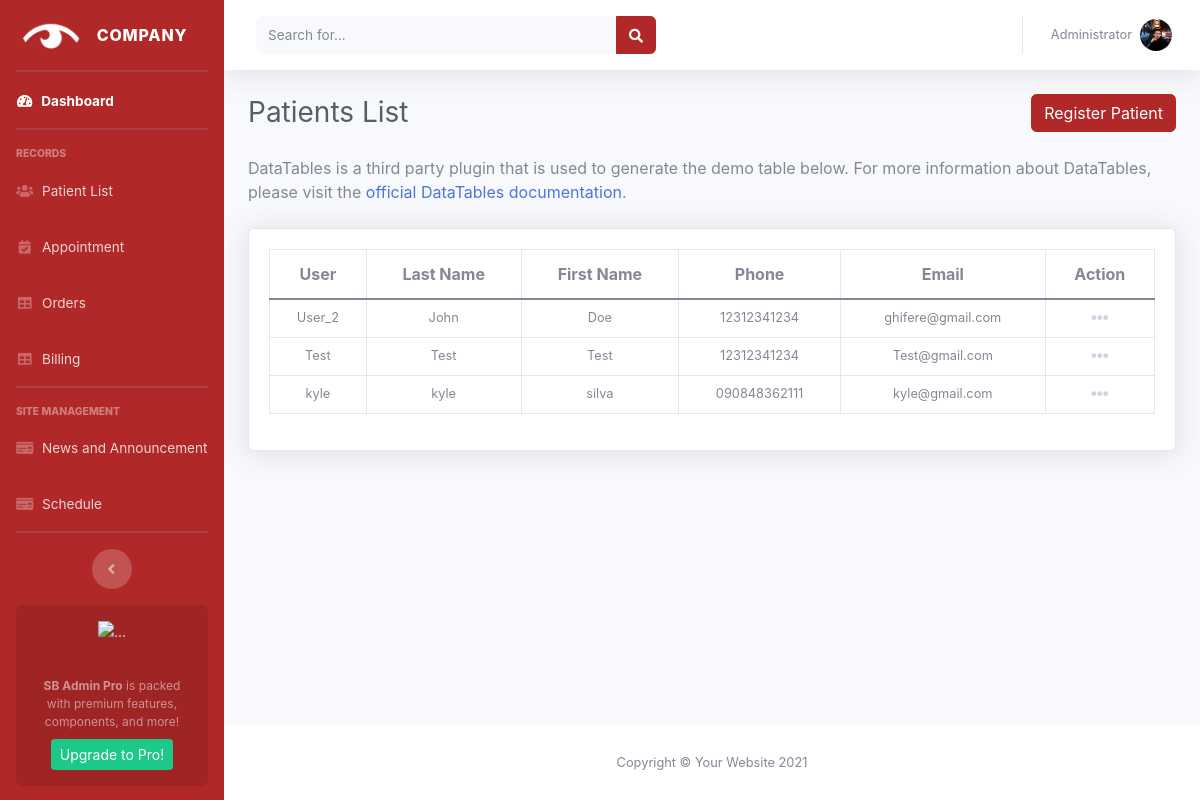
Screenshot of /patient_list/ (signed in) with the database file from the repository.
### accounts/models.py (models this page shows, shortened)
class Account(models.Model):
    user = models.OneToOneField(
        User, null=True, blank=True, on_delete=models.CASCADE)
    first_name = models.CharField(max_length=200, null=True, blank=True)
    middle_name = models.CharField(max_length=200, null=True, blank=True)
    last_name = models.CharField(max_length=200, null=True, blank=True)
    occupation = models.CharField(max_length=200, null=True, blank=True)
    phone = models.CharField(max_length=200, null=True, blank=True)
    email = models.CharField(max_length=200, null=True, blank=True)
    profile_pic = models.ImageField(
        default="pexels-misael-garcia-1707828.jpg", null=True, blank=True)
    birthday = models.DateField(null=True, blank=True)
    gender = models.CharField(max_length=200, null=True, blank=True)
    street = models.CharField(max_length=200, null=True, blank=True)
    barangay = models.CharField(max_length=200, null=True, blank=True)
    city = models.CharField(max_length=200, null=True, blank=True)
    zip = models.CharField(max_length=200, null=True, blank=True)

### accounts/decorators.py (the view)
        def wrapper_func(request, *args, **kwargs):
            group = None
            if request.user.groups.exists():
                group = request.user.groups.all()[0].name
            if group in allowed_roles:
                return view_func(request, *args, **kwargs)
            else:
                return HttpResponse('You are not authorized to view this page!')

### accounts/views.py (called while the page is built)
@login_required(login_url='login')
@allowed_users(allowed_roles=['admin'])
def patient_list(request):
    patients = Account.objects.all()
    context = {'patients': patients}
    return render(request, 'admin/pages/patient_list.html', context)

### accounts/templates/admin/pages/patient_list.html (shortened to what this page needs)
{% extends 'admin/admin.html' %} {% block title %}Patients{% endblock %}
{% block content %}
<div class="d-sm-flex align-items-center justify-content-between mb-4">
    <h1 class="h3 mb-0 text-gray-800">Patients List</h1>
    <a class="btn btn-primary" href="{% url 'register' %}" type="button">Register Patient</a>
</div>
<p class="mb-4">DataTables is a third party plugin that is used to generate the demo table below.
    For more information about DataTables, please visit the <a target="_blank" href="https://datatables.net">official
        DataTables documentation</a>.</p>
<link rel="stylesheet" type="text/css" href="https://cdn.datatables.net/1.12.1/css/jquery.dataTables.css">
<div class="card shadow mb-4 border">
    <div class="card-body">
        <div class="table-responsive">
            <table class="table table-bordered text-center align-middle">
                <thead>
                    <tr>
                        <th>User</th>
                        <th>Last Name</th>
                        <th>First Name</th>
                        <th>Phone</th>
                        <th>Email</th>
                        <th class="text-center">Action</th>
                    </tr>
                </thead>
                <tbody>
                    {% for patient in patients%}
                    <tr class="small text-center lh-1">
                        <td>{{patient.user}}</td>
                        <td>{{patient.user.account.first_name}}</td>
                        <td>{{patient.user.account.last_name}}</td>
                        <td>{{patient.user.account.phone}}</td>
                        <td>{{patient.user.email}}</td>
                        <td class="text-center">
                            <div class="dropdown no-arrow">
                                <a class="dropdown-toggle" href="#" role="button" id="dropdownMenuLink-{{order.id}}"
                                    data-toggle="dropdown" aria-haspopup="true" aria-expanded="false">
                                    <i class="fas fa-ellipsis-h fa-lg fa-fw text-gray-400"></i>
                                </a>
                            </div>
                        </td>
                    </tr>
                    {% endfor %}
                </tbody>
            </table>
        </div>
    </div>
</div>
{% endblock %}

### static/css/admin_2.css (style rules this page uses)
.btn-primary { color: #fff; background-color:#b12828; border-color: #b12828; }

### static/css/evo-calendar.min.4.css (style rules this page uses)
*,::after,::before { -webkit-box-sizing:border-box;box-sizing:border-box; }
html,body { padding:0;margin:0 }

### accounts/templates/admin/admin.html (style rules this page uses)
html { scroll-behavior: smooth; }

### rows the page displays
Account: user "User_2", user.account.first_name "John", user.account.last_name "Doe", user.account.phone "12312341234", user.email "ghifere@gmail.com"
Account: user "Test", user.account.first_name "Test", user.account.last_name "Test", user.account.phone "12312341234", user.email "Test@gmail.com"
Account: user "kyle", user.account.first_name "kyle", user.account.last_name "silva", user.account.phone "090848362111", user.email "kyle@gmail.com"
